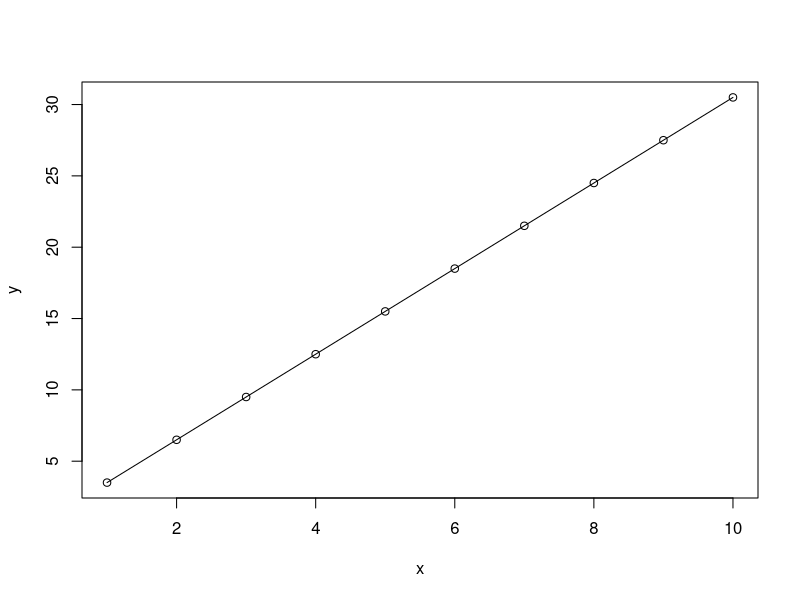
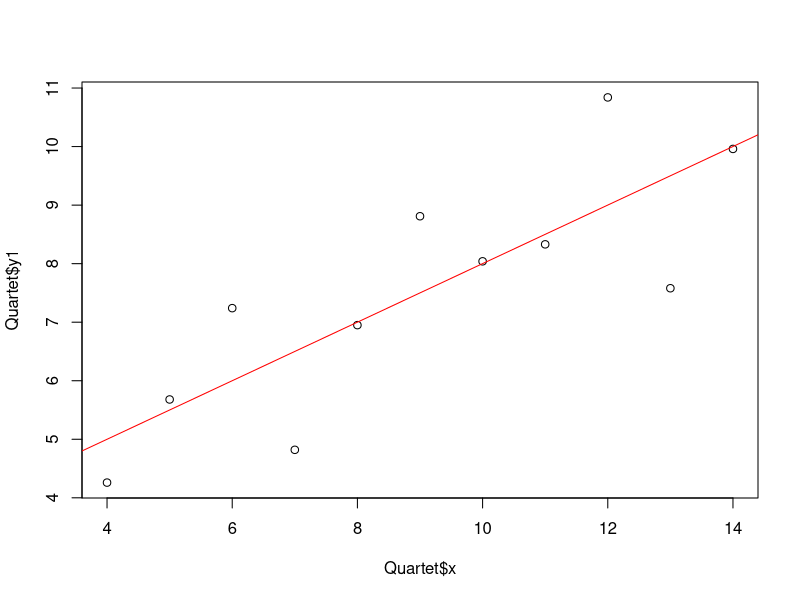
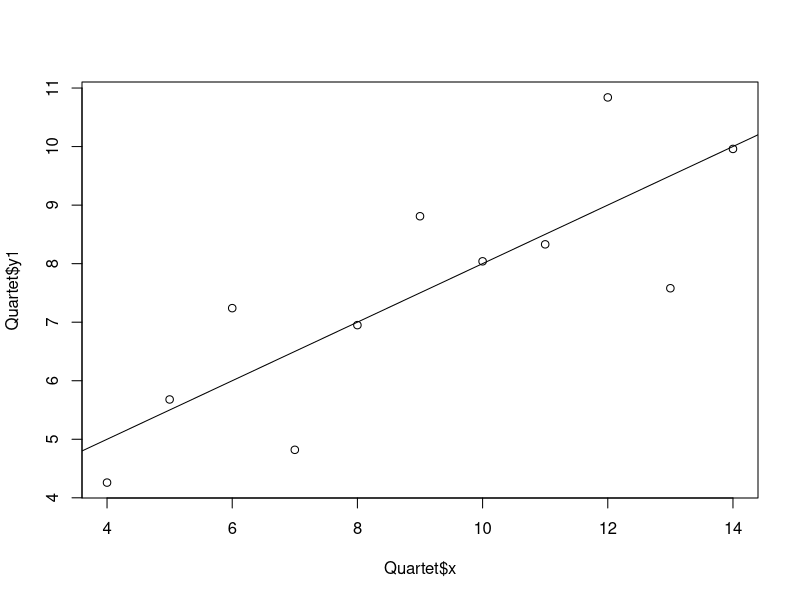
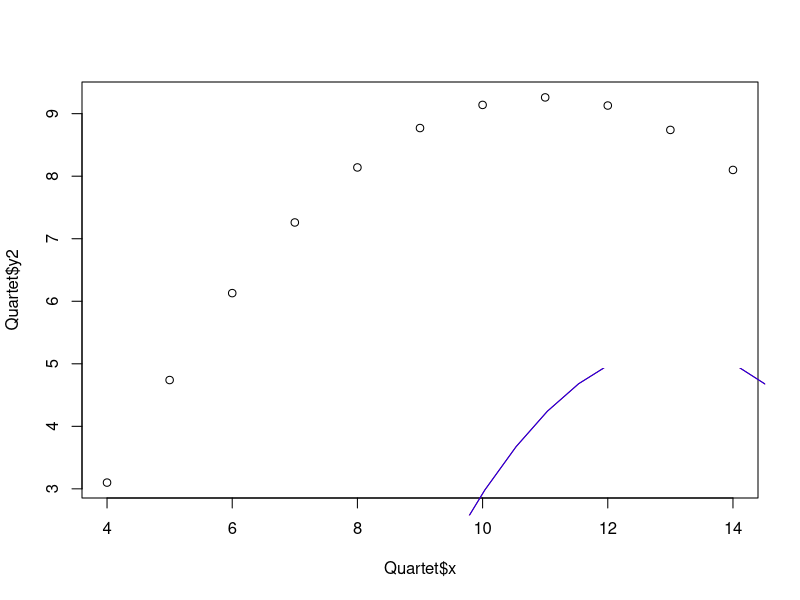
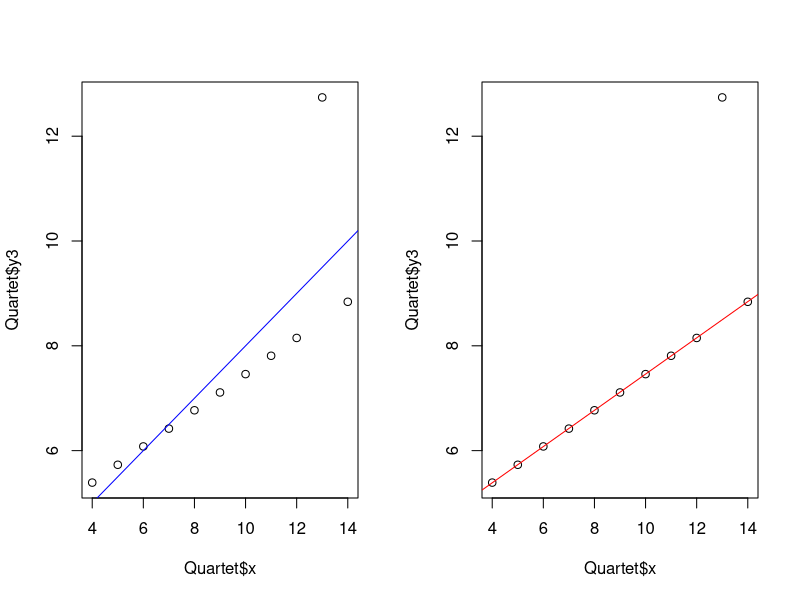
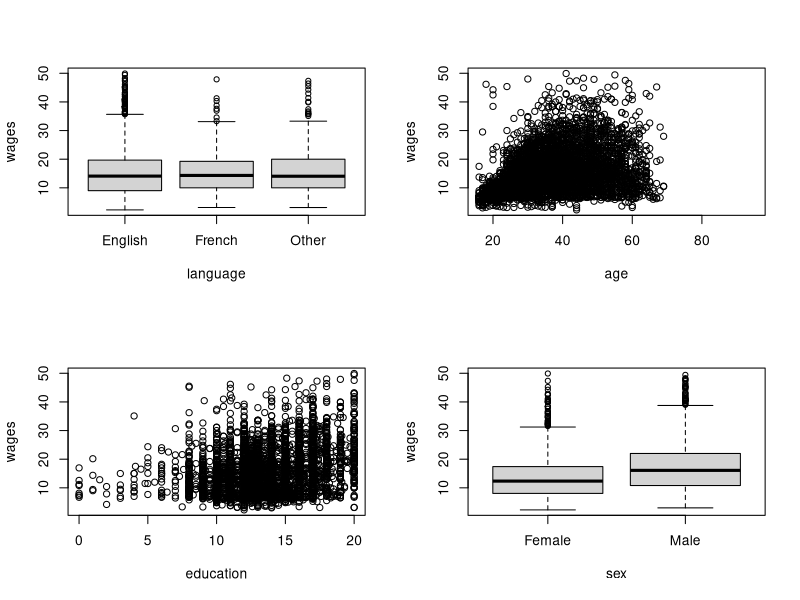

Write R code to recreate these figures, in order. (Note: this script raises an error after producing the figures.)
#Simple Linear Regression with lm
x<-1:10
f<-function(i){y=0.5+3*(i)}
y<-f(x)
plot(y~x)
lines(y)

# install.packages("car")
library(car)
data(Quartet)
str(Quartet)
plot(Quartet$x, Quartet$y1)
lmfit <- lm(Quartet$y1~Quartet$x)
abline(lmfit, col="red")   
lmfit

coefficients(lmfit) # Extract model coefficients 
confint(lmfit, level = 0.95) # Computes confidence intervals for model parameters. 
fitted( lmfit) # Extract model fitted values 
residuals( lmfit) # Extract model residuals 
anova( lmfit) # Compute analysis of variance tables for fitted model object 
vcov( lmfit) # Calculate variance-covariance matrix for a fitted model object 
influence(lmfit) # Diagnose quality of regression fits

#Summarizing Linear Model Fits

summary(lmfit)

coefficients(lmfit)

#
model1<-lm(Ozone~Solar.R, data = airquality)
model1
summary(model1)
abline(model1)
coef(model1)
coefficients(model1)[1]
Ozone1=coefficients(model1)[1]+coefficients(model1)[2]*19
Ozone1
Ozone2=coefficients(model1)[1]+coefficients(model1)[2]*20
Ozone2
Ozone2-Ozone1
predict(model1, data.frame(Solar.R = 0))
Oz1= predict(model1, data.frame(Solar.R = 19))
Oz1
Oz2=predict(model1, data.frame(Solar.R = 20))
Oz2
Oz2-Oz1





#Using Linear Regression to Predict Unknown Values
plot(Quartet$x, Quartet$y1)
lmfit = lm( y1 ~ x, Quartet) 
abline(lmfit)
# Assign values to be predicted into newdata:
newdata = data.frame( x = c( 3,6,15)) 

# Compute the prediction result using the confidence interval with level set as 0.95:
predict( lmfit, newdata, interval ="confidence", level = 0.95) 

# Compute the prediction result using this prediction interval:
predict( lmfit, newdata, interval ="predict")
 

# Fitting a polynomial regression model with lm

plot(Quartet$x, Quartet$y2)
lmfit = lm(Quartet$y2~poly(Quartet$x,2))
lmfit2 = lm( Quartet $ y2 ~ I( Quartet$x) + I( Quartet $x^ 2))
par(mfrow=c(2,2))
lines(sort(Quartet$x), lmfit$fit[order(Quartet$x)], col = "red")
lines(sort(Quartet$x), lmfit2$fit[order(Quartet$x)], col = "blue")

#Robust Linear Regression With rlm 

library(MASS)
par(mfrow=c(1,2))
plot(Quartet$x, Quartet$y3)
lmfit = lm(Quartet$y3~Quartet$x)
abline(lmfit, col="blue")

plot(Quartet$x, Quartet$y3)
rlmfit = rlm(Quartet$y3~Quartet$x)
abline(rlmfit, col="red")
summary(rlmfit)
coefficients(lmfit)

#A Case Study of Linear Regression On SLID Data

library(car)
?SLID
data(SLID)
str(SLID)
attach(SLID)
par(mfrow=c(2,2))
plot(wages ~ language)
plot(wages ~ age)
plot(wages ~ education)
plot(wages ~ sex)
pairs.panels(SLID[c("language", "age", "education","sex")])
lmfit <- lm(wages ~ ., data = SLID)
summary(lmfit)
lmfit = lm(wages ~ age + sex + education, data = SLID)
summary(lmfit)
par(mfrow=c(2,2))
plot(lmfit)


#Gaussian Model For Generalized Linear Regression

lmfit1 = glm(wages ~ age + sex + education, data = SLID, family=gaussian)
summary(lmfit1)
lmfit2 = lm(wages ~ age + sex + education, data = SLID)
summary(lmfit2)


#Poisson Model For Generalized Linear Regression 

model.glm<-glm(Ozone~Solar.R, data = airquality, family=poisson)
model.glm
log (y) = a + bx + e
y = e^(a+bx) + e
y = e^a.e^bx + e
Oz1<-exp(coef(model.glm)[1]+coef(model.glm)[2]*19)
Oz1
Oz2<-exp(coef(model.glm)[1]+coef(model.glm)[2]*20)
Oz2
Oz2/Oz1
exp(coef(model.glm)[2])
######Ozone goes up my a factor of exponential of the coeff 
#for each unit change of Solar. This is a multiplicative change of the response variable
#change of 1 unit of Solar R, increase in Ozone concentration by e^0.003295 fold

#Binomial Model For Generalized Linear Regression 

data(mtcars)
head(mtcars$vs)
lm1 = glm(vs ~ hp+mpg+gear,data=mtcars, family=binomial)
summary(lm1)
